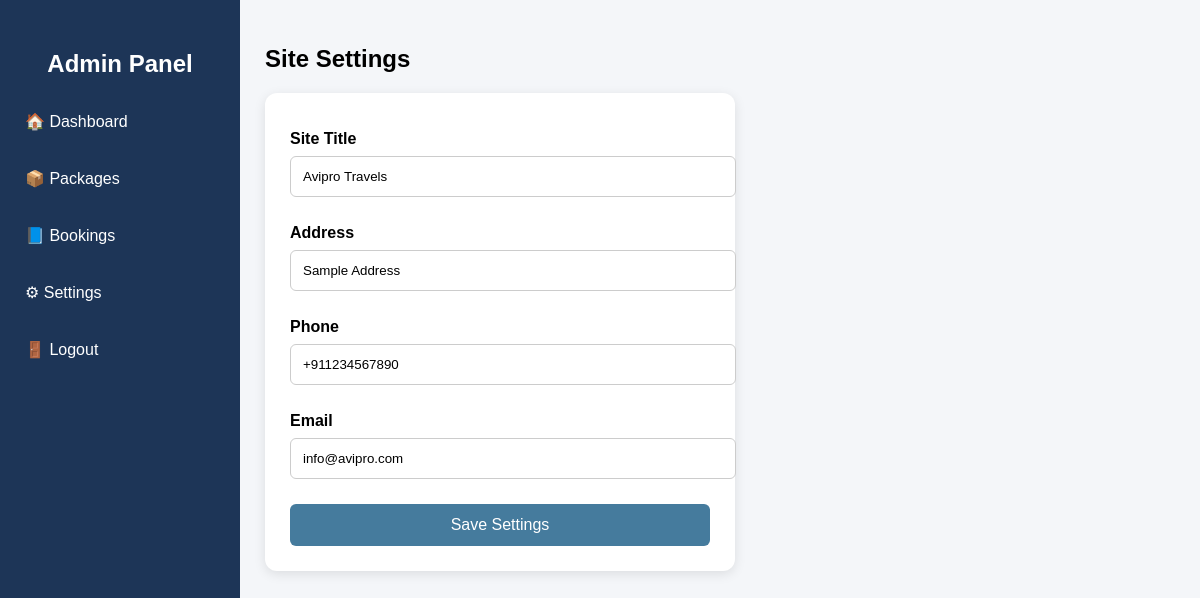
Page /admin/settings.php (signed in) on the committed database.
### tables this page shows
CREATE TABLE `site_settings` (
  `id` int(11) NOT NULL,
  `meta_key` varchar(100) NOT NULL,
  `meta_value` longtext DEFAULT NULL,
  `updated_at` timestamp NOT NULL DEFAULT current_timestamp() ON UPDATE current_timestamp()
);

### admin/settings.php (the view, shortened to what this page needs)
<?php
$pdo = getPDO();
$site_title = $pdo->query("SELECT meta_value FROM site_settings WHERE meta_key='site_title'")->fetchColumn() ?: "";
$contact    = $pdo->query("SELECT meta_value FROM site_settings WHERE meta_key='site_contact'")->fetchColumn();
$contact    = $contact ? json_decode($contact, true) : [];
?>
<!DOCTYPE html>
<html>
<head>
</head>
<body>
<div class="sidebar">
    <h2>Admin Panel</h2>
    <a href="/avipro_travels/admin/dashboard.php">🏠 Dashboard</a>
    <a href="/avipro_travels/admin/packages_list.php">📦 Packages</a>
    <a href="/avipro_travels/admin/bookings.php">📘 Bookings</a>
    <a href="/avipro_travels/admin/settings.php">⚙ Settings</a>
    <a href="/avipro_travels/admin/logout.php">🚪 Logout</a>
</div>
<div class="main">
    <h2>Site Settings</h2>
    <form method="post">
        <label>Site Title</label>
        <input name="site_title" value="<?= htmlspecialchars($site_title) ?>">
        <label>Address</label>
        <input name="address" value="<?= htmlspecialchars($contact['address'] ?? '') ?>">
        <label>Phone</label>
        <input name="phone" value="<?= htmlspecialchars($contact['phone'] ?? '') ?>">
        <label>Email</label>
        <input name="email" value="<?= htmlspecialchars($contact['email'] ?? '') ?>">
        <button type="submit">Save Settings</button>
    </form>
</div>
</body>
</html>

### admin/settings.php (style rules this page uses)
body { margin: 0; font-family: 'Poppins', sans-serif; background: #f4f6f9; display: flex; }
.sidebar { width: 240px; background: #1d3557; height: 100vh; padding-top: 30px; position: fixed; color: #fff; }
.sidebar h2 { text-align: center; }
.sidebar a { display: block; padding: 14px 25px; text-decoration: none; color: white; transition: 0.3s; margin: 10px 0; }
.main { margin-left: 240px; padding: 25px; width: calc(100% - 240px); }
h2 { margin-bottom: 20px; }
form { background: white; padding: 25px; border-radius: 12px; box-shadow: 0 3px 12px rgba(0,0,0,0.1); width: 420px; animation: fadeIn 0.6s ease; }
label { font-weight: 600; margin-top: 12px; display: block; }
input { width: 100%; padding: 12px; margin: 8px 0 15px 0; border: 1px solid #ccc; border-radius: 6px; }
button { padding: 12px; width: 100%; background: #457b9d; border: none; border-radius: 6px; color: white; font-size: 16px; margin-top: 10px; transition: 0.3s; }

### rows in the picture
site_settings: site_title "Avipro Travels"
site_settings: address "Sample Address", phone "+911234567890", email "info@avipro.com"
